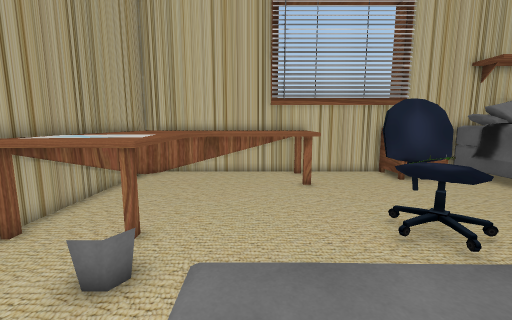
[1] (above)

16 first-person views from a walk through a Unity game level. The camera is 1.5 m above the floor, tilts 8° down and sees 90° across. The floor is counted in squares, 0.5 m on a side. Each view is taken from the middle of a square. On the plan, view 1 faces up. The plan holds only what a view shows up to about 19 squares ahead; the rest is blank. The player character is not drawn. Door leaves are left out, so doorways stand open.

[2]
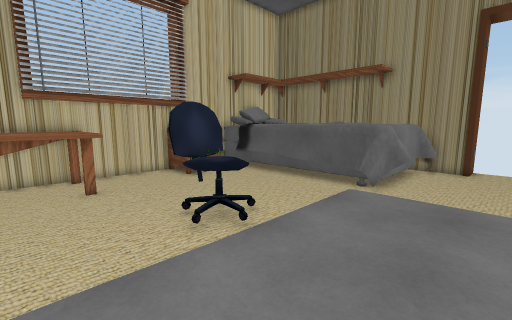

[3]
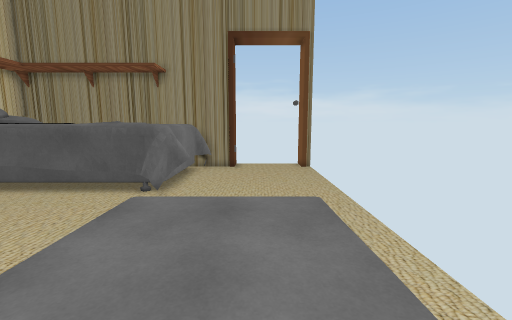

[4]
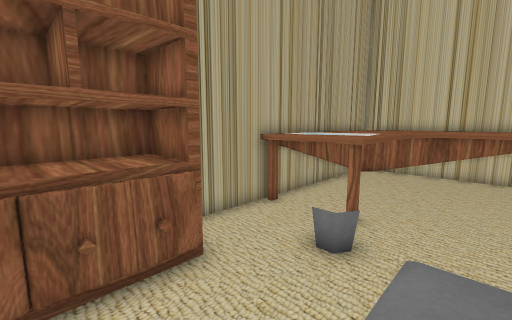

[5]
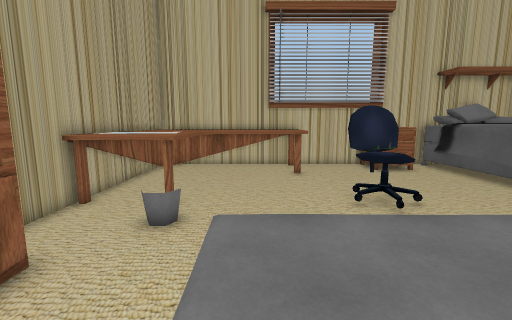

[6]
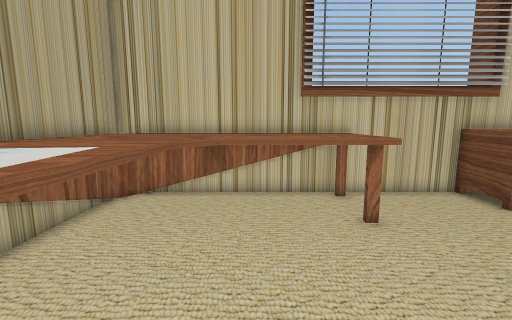

[7]
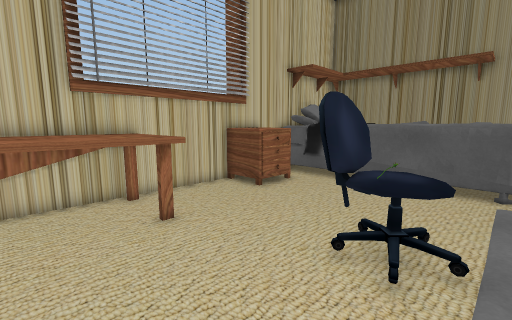

[8]
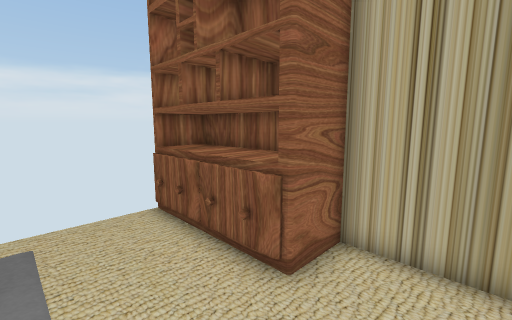

[9]
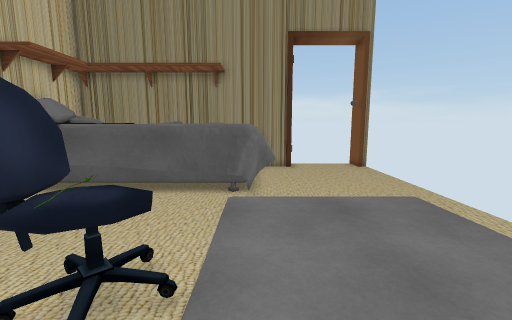

[10]
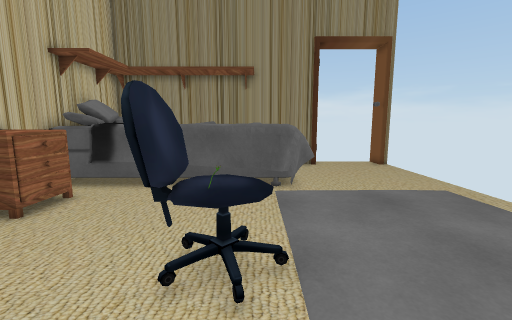

[11]
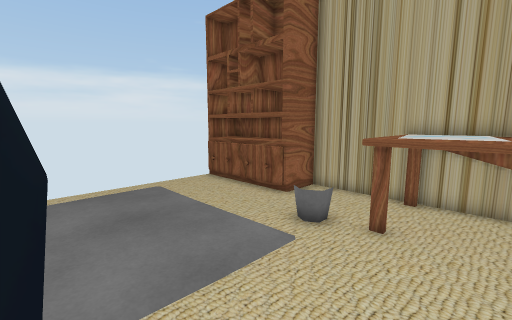

[12]
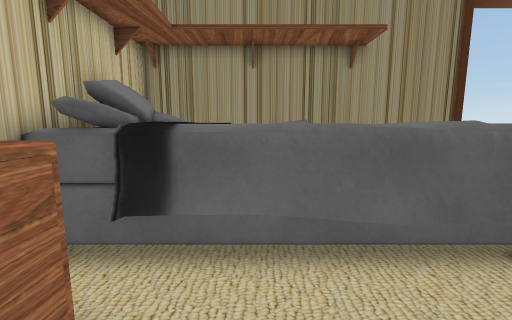

[13]
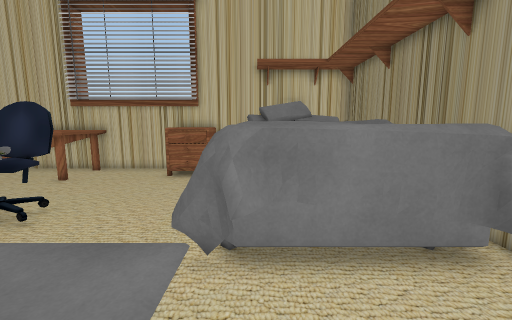

[14]
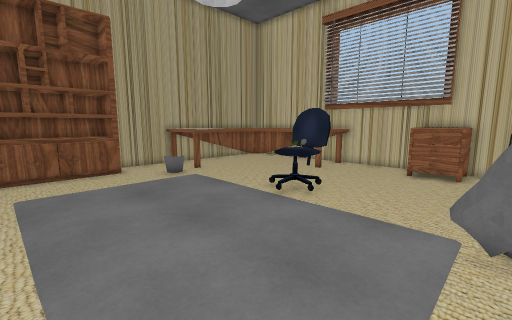

[15]
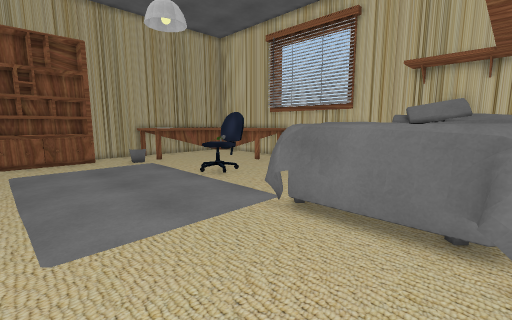

[16]
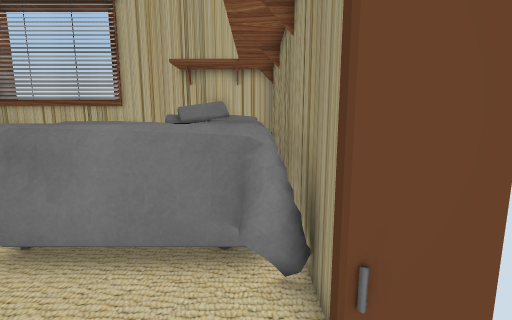

### Floor plan
Key: @ floor where view 1 was taken; # wall or solid block; . floor; D open door; ^ raised ledge; T table; B bed; C chair; R rug; S shelf; A drawers; O other object.
Columns run from 7 left of view 1 to 20 right of it. Each row starts with its distance up from view 1.
 16 #^^^^^^^########TT##  #
 15 ^^^^^^^^^^^....TTT.## ##
 14 ^^^^^^^^^^^....AAA.########
 13 ^^^^^^^^^^^.....A..BBBBBBB#
 12 ^^^^^^^^^^^........BB    B#
 11 ^^^^^..............BB     #
 10 ^^^^^..............BB  B  #
  9 ^OOO...............BB  BBB#
  8 #OOO#......CCC.....BB     #
  7 ^OOO#......COC.....BBBB   #
  6 ###^^......CCC.....BBBB   #
  5 #...........R.....BBBBB  B#
  4 #...... .         BBBBBBBB#
  3 #......           ..B....B#
  2 ###....           ........##
  1 #SA....           ........D
  0 #SA....@.         ........D.
 -1 #SA.....          ........D.
 -2 #SA....           ........D.
 -3 #SA.......................D#
 -4 ###                       ##

Positions as (right, up) in squares from view 1, and headings:
1: (0, 0), facing up
2: (0, 0), facing up-right
3: (1, 0), facing right
4: (0, -1), facing up-left
5: (0, -3), facing up
6: (-1, 5), facing up
7: (-1, 5), facing up-right
8: (-1, 5), facing down-left
9: (1, 4), facing right
10: (0, 6), facing right
11: (4, 9), facing down-left
12: (7, 11), facing right
13: (13, -1), facing up
14: (12, -3), facing up-left
15: (18, -3), facing up-left
16: (18, -1), facing up
